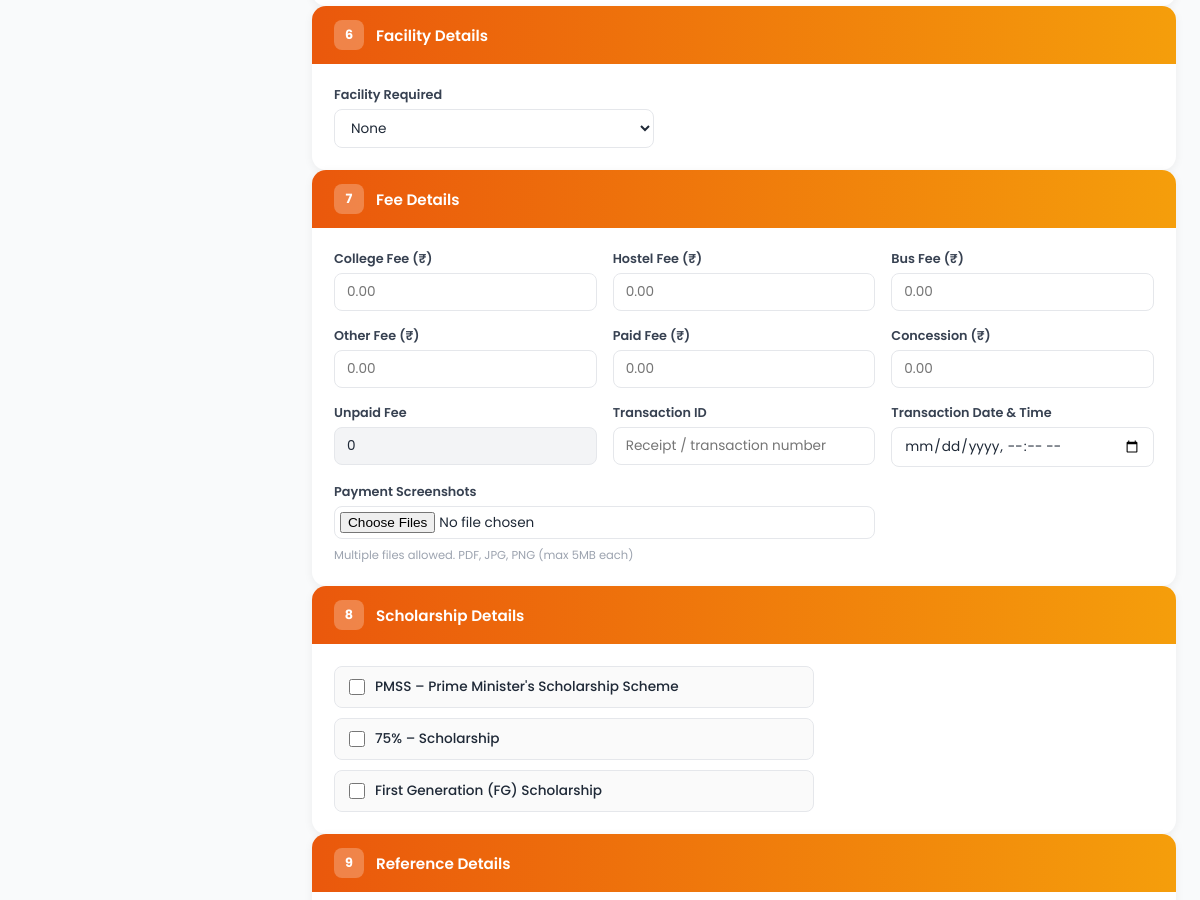
Page /apply/4/ (signed in, middle part) on the earlier database version.
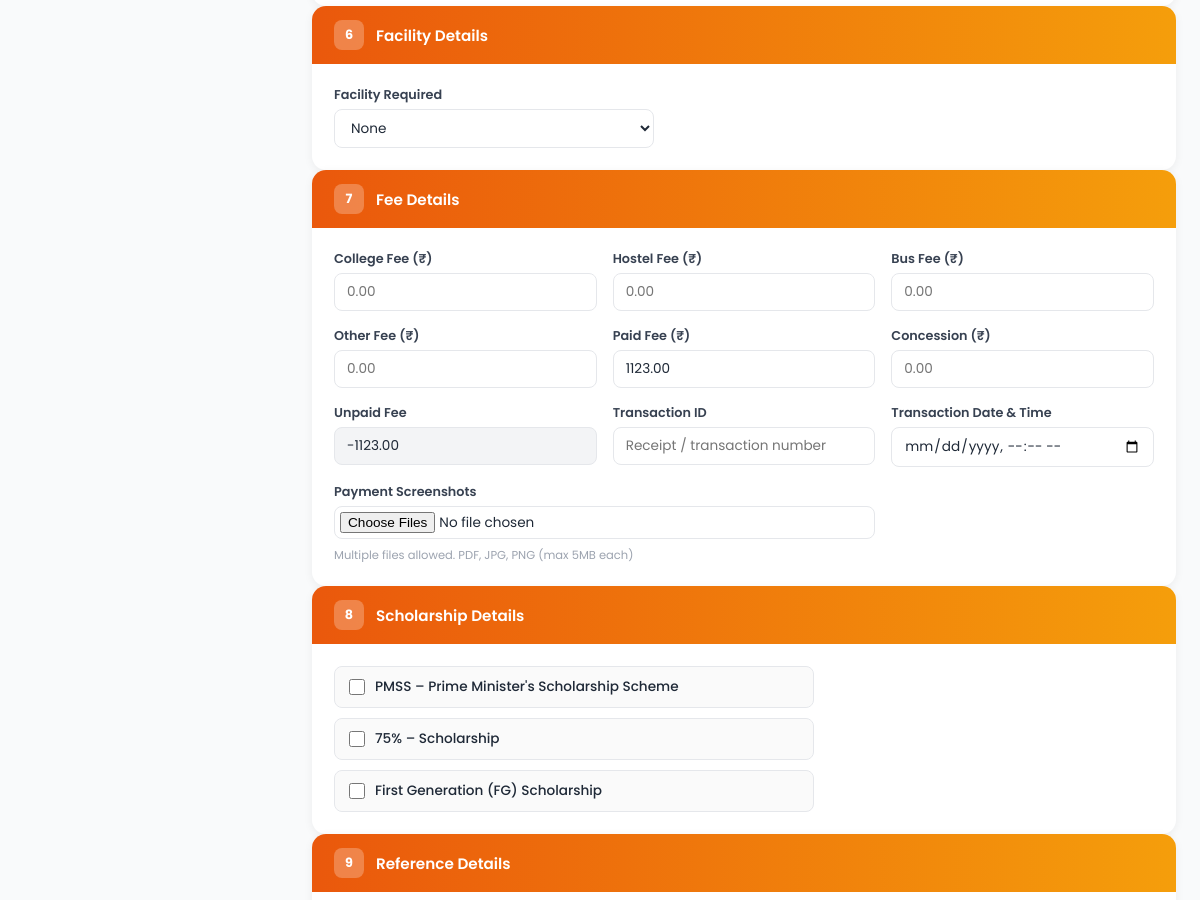
Same page on the later database version.
### admission_form/models.py (models this page shows, shortened)
class Admission(models.Model):
    ADMISSION_STATUS_CHOICES = (
        ('enquired', 'Enquired'),
        ('admitted', 'Admitted'),
        ('discontinued', 'Discontinued'),
        ('left', 'Left'),
    )
    admission_status = models.CharField(max_length=20, choices=ADMISSION_STATUS_CHOICES, default='enquired', db_index=True)
    application_number = models.CharField(max_length=100, blank=True, null=True)
    application_date = models.DateField(blank=True, null=True)
    admission_date = models.DateField(blank=True, null=True)
    allotment_number = models.CharField(max_length=100, blank=True, null=True)
    portal_status = models.CharField(max_length=50, blank=True, null=True)
    quota = models.CharField(max_length=50, blank=True, null=True)
    roll_number = models.CharField(max_length=100, blank=True, null=True)
    unique_id = models.CharField(max_length=100, blank=True, null=True)
    umis_number = models.CharField(max_length=100, blank=True, null=True)
    level = models.CharField(max_length=10, blank=True, null=True, db_index=True)
    course = models.CharField(max_length=100, blank=True, null=True)
    branch = models.CharField(max_length=100, blank=True, null=True)
    department_preferences = models.JSONField(default=dict, blank=True, null=True)
    pg_dept = models.CharField(max_length=255, blank=True, null=True)
    is_fg = models.BooleanField(default=False, blank=True, null=True)
    fg_number = models.CharField(max_length=100, blank=True, null=True)
    pmss = models.BooleanField(default=False, blank=True, null=True)
    seven_five = models.BooleanField(default=False, blank=True, null=True)
    student_name = models.CharField(max_length=255, blank=True, null=True)
    dob = models.DateField(blank=True, null=True)
    gender = models.CharField(max_length=10, blank=True, null=True)
    community = models.CharField(max_length=50, blank=True, null=True, db_index=True)
    caste = models.CharField(max_length=100, blank=True, null=True)
    religion = models.CharField(max_length=100, blank=True, null=True)
    region = models.CharField(max_length=100, blank=True, null=True)
    aadhaar_number = models.CharField(max_length=12, blank=True, null=True)
    father_name = models.CharField(max_length=255, blank=True, null=True)
    mother_name = models.CharField(max_length=255, blank=True, null=True)
    guardian_name = models.CharField(max_length=255, blank=True, null=True)
    father_mobile = models.CharField(max_length=15, blank=True, null=True)
    mother_mobile = models.CharField(max_length=15, blank=True, null=True)
    guardian_mobile = models.CharField(max_length=15, blank=True, null=True)
    email = models.EmailField(blank=True, null=True)
    student_mobile = models.CharField(max_length=15, blank=True, null=True)
    address = models.TextField(blank=True, null=True)
    pincode = models.CharField(max_length=10, blank=True, null=True)
    district = models.CharField(max_length=100, blank=True, null=True, db_index=True)
    state = models.CharField(max_length=100, blank=True, null=True, db_index=True)
    country = models.CharField(max_length=100, blank=True, null=True, db_index=True)
    qualification = models.CharField(max_length=10, blank=True, null=True)
    tenth_total = models.CharField(max_length=50, blank=True, null=True)
    tenth_percentage = models.CharField(max_length=50, blank=True, null=True)
    twelfth_total = models.CharField(max_length=50, blank=True, null=True)
    twelfth_percentage = models.CharField(max_length=50, blank=True, null=True)
    twelfth_major = models.CharField(max_length=255, blank=True, null=True)
    twelth_reg_no = models.CharField(max_length=50, blank=True, null=True)
    maths_marks = models.DecimalField(max_digits=5, decimal_places=2, blank=True, null=True)
    physics_marks = models.DecimalField(max_digits=5, decimal_places=2, blank=True, null=True)
    chemistry_marks = models.DecimalField(max_digits=5, decimal_places=2, blank=True, null=True)
    cutoff_marks = models.DecimalField(max_digits=5, decimal_places=2, blank=True, null=True, db_index=True)
    diploma_total = models.CharField(max_length=50, blank=True, null=True)
    diploma_percentage = models.CharField(max_length=50, blank=True, null=True)
    diploma_major = models.CharField(max_length=255, blank=True, null=True)
    ug_total = models.CharField(max_length=50, blank=True, null=True)
    ug_percentage = models.CharField(max_length=50, blank=True, null=True)
    ug_major = models.CharField(max_length=255, blank=True, null=True)
    ug_college = models.CharField(max_length=255, blank=True, null=True)
    ug_year_passing = models.IntegerField(blank=True, null=True)
    board = models.CharField(max_length=50, blank=True, null=True, db_index=True)
    year_passing = models.IntegerField(blank=True, null=True)
    medium = models.CharField(max_length=50, blank=True, null=True)
    last_school = models.CharField(max_length=255, blank=True, null=True)
    vocational_stream = models.CharField(max_length=255, blank=True, null=True)
    skill_proof = models.FileField(upload_to=af_vocational_upload_path, blank=True, null=True)
    diploma_college = models.CharField(max_length=255, blank=True, null=True)
    diploma_year_passing = models.IntegerField(blank=True, null=True)
    college_address1 = models.CharField(max_length=500, blank=True, null=True)
    college_district = models.CharField(max_length=100, blank=True, null=True)
    college_state = models.CharField(max_length=100, blank=True, null=True)
    college_fee = models.DecimalField(max_digits=10, decimal_places=2, blank=True, null=True)
    hostel_fee = models.DecimalField(max_digits=10, decimal_places=2, blank=True, null=True)
    bus_fee = models.DecimalField(max_digits=10, decimal_places=2, blank=True, null=True)
    other_fee = models.DecimalField(max_digits=10, decimal_places=2, blank=True, null=True)
    paid_fee = models.DecimalField(max_digits=10, decimal_places=2, blank=True, null=True)
    concession_amount = models.DecimalField(max_digits=10, decimal_places=2, blank=True, null=True)
    unpaid_fee = models.DecimalField(max_digits=10, decimal_places=2, blank=True, null=True)
    transaction_id = models.CharField(max_length=50, blank=True, null=True)
    transaction_date = models.DateTimeField(blank=True, null=True)
    had_paid = models.BooleanField(default=False, blank=True, null=True)
    facility_type = models.CharField(max_length=20, blank=True, null=True)
    hostel_name = models.CharField(max_length=100, blank=True, null=True)
    boarding_point = models.CharField(max_length=100, blank=True, null=True)
    bus_needed = models.CharField(max_length=10, blank=True, null=True, db_index=True)
    bus_route = models.CharField(max_length=255, blank=True, null=True)
    hostel_needed = models.CharField(max_length=10, blank=True, null=True, db_index=True)
    hostel_type = models.CharField(max_length=100, blank=True, null=True)
    room_type = models.CharField(max_length=100, blank=True, null=True)
    mess_type = models.CharField(max_length=100, blank=True, null=True)
    hostel_fee_amount = models.DecimalField(max_digits=10, decimal_places=2, blank=True, null=True)
    account_holder_name = models.CharField(max_length=255, blank=True, null=True)
    account_number = models.CharField(max_length=30, blank=True, null=True)
    bank_name = models.CharField(max_length=100, blank=True, null=True)
    ifsc_code = models.CharField(max_length=15, blank=True, null=True)
    bank_branch = models.CharField(max_length=100, blank=True, null=True)
    seeding_status = models.CharField(max_length=50, blank=True, null=True)
    tc = models.FileField(upload_to=af_certificate_upload_path, blank=True, null=True)
    tc_number = models.CharField(max_length=100, blank=True, null=True)
    community_cert = models.FileField(upload_to=af_certificate_upload_path, blank=True, null=True)
    community_cert_number = models.CharField(max_length=100, blank=True, null=True)
    aadhaar = models.FileField(upload_to=af_certificate_upload_path, blank=True, null=True)
    tenth_marksheet = models.FileField(upload_to=af_certificate_upload_path, blank=True, null=True)
    tenth_marksheet_number = models.CharField(max_length=100, blank=True, null=True)
    eleventh_marksheet = models.FileField(upload_to=af_certificate_upload_path, blank=True, null=True)
    eleventh_marksheet_number = models.CharField(max_length=100, blank=True, null=True)
    twelfth_marksheet = models.FileField(upload_to=af_certificate_upload_path, blank=True, null=True)
    twelfth_marksheet_number = models.CharField(max_length=100, blank=True, null=True)
    twelfth_migration = models.FileField(upload_to=af_certificate_upload_path, blank=True, null=True)
    income_cert = models.FileField(upload_to=af_certificate_upload_path, blank=True, null=True)
    income_cert_number = models.CharField(max_length=100, blank=True, null=True)
    fg_cert = models.FileField(upload_to=af_certificate_upload_path, blank=True, null=True)
    fg_bonafide = models.FileField(upload_to=af_certificate_upload_path, blank=True, null=True)
    dip_provisional = models.FileField(upload_to=af_certificate_upload_path, blank=True, null=True)
    ug_provisional = models.FileField(upload_to=af_certificate_upload_path, blank=True, null=True)
    ug_migration = models.FileField(upload_to=af_certificate_upload_path, blank=True, null=True)
    allotment_order = models.FileField(upload_to=af_certificate_upload_path, blank=True, null=True)
    num_dip_marksheets = models.IntegerField(default=0, blank=True, null=True)
    num_ug_marksheets = models.IntegerField(default=0, blank=True, null=True)
    photo = models.FileField(upload_to=af_photo_upload_path, blank=True, null=True)
    created_at = models.DateTimeField(auto_now_add=True, db_index=True)
    class Meta:
        app_label = 'admission_form'

### admission_form/views.py (the view, shortened to what this page needs)
# urls.py: path('apply/', views.admission_form_view, name='form'),
@login_required
def admission_form_view(request, pk=None):
    admission = Admission.objects.filter(pk=pk).first() if pk else None
    existing_refs = list(admission.references.all()) if admission else []
    existing_refs_json = json.dumps([
        {
            'name': r.name, 'mobile': r.mobile,
            'relationship': r.relationship,
            'department': r.department or '',
            'designation': r.designation or '',
        } for r in existing_refs
    ])
    return render(request, 'admission_form/form.html', {
        'admission': admission,
        'pk': pk,
        'existing_refs': existing_refs,
        'existing_refs_json': existing_refs_json,
    })

### admission_form/templates/admission_form/form.html (shortened to what the changed rows need)
<!DOCTYPE html>
<html lang="en">
    <head>
    </head>
    <body>
        <div class="main-layout">
            <div class="form-area">
                <form method="post" enctype="multipart/form-data" id="admissionForm">
                    <div class="section-card" id="sec6">
                        <div class="section-header">
                            <h2>Facility Details</h2>
                        </div>
                    </div>
                    <div class="section-card" id="sec7">
                        <div class="section-header">
                            <h2>Fee Details</h2>
                        </div>
                        <div class="section-body">
                            <div class="form-grid cols-3">
                                <div class="fg">
                                    <label>Paid Fee (₹)</label>
                                    <input type="number"
                                           name="paid_fee"
                                           value="{{ admission.paid_fee|default:'' }}"
                                           placeholder="0.00"
                                           step="0.01"
                                           min="0">
                                </div>
                                <div class="fg">
                                    <label>Unpaid Fee</label>
                                    <input type="number"
                                           name="unpaid_fee"
                                           value="{{ admission.unpaid_fee|default:'0' }}"
                                           placeholder="Auto-calculated"
                                           readonly
                                           style="background-color: #f3f4f6;
                                                  cursor: not-allowed"
                                           step="0.01"
                                           min="0">
                                </div>
                                <div class="fg">
                                    <label>Transaction Date &amp; Time</label>
                                    <input type="datetime-local"
                                           name="transaction_date"
                                           value="{% if admission.transaction_date %}{{ admission.transaction_date|date:'Y-m-d' }}T{{ admission.transaction_date|date:'H:i' }}{% endif %}">
                                </div>
                            </div>
                        </div>
                    </div>
                    <div class="section-card" id="sec8">
                        <div class="section-header">
                            <h2>Scholarship Details</h2>
                        </div>
                        <div class="section-body">
                            <div style="display:flex;flex-direction:column;gap:10px;max-width:480px;">
                                <label class="check-row">
                                    <input type="checkbox" name="pmss" {% if admission.pmss %}checked{% endif %}>
                                    <span>PMSS – Prime Minister's Scholarship Scheme</span>
                                </label>
                                <label class="check-row">
                                    <input type="checkbox" name="seven_five" {% if admission.seven_five %}checked{% endif %}>
                                    <span>75% – Scholarship</span>
                                </label>
                                <label class="check-row">
                                    <input type="checkbox" name="is_fg" id="isFgCheck" {% if admission.is_fg %}checked{% endif %}>
                                    <span>First Generation (FG) Scholarship</span>
                                    </label>
                                    </div>
                                </div>
                            </div>
                            <div class="section-card" id="sec9">
                                <div class="section-header">
                                    <h2>Reference Details</h2>
                                </div>
                            </div>
                                </form>
                            </div>
                        </div>
                    </body>
                </html>

Differences in the rows shown:
changed Admission: paid_fee (not shown) → "1123.00"; unpaid_fee "0" → "-1123.00"
